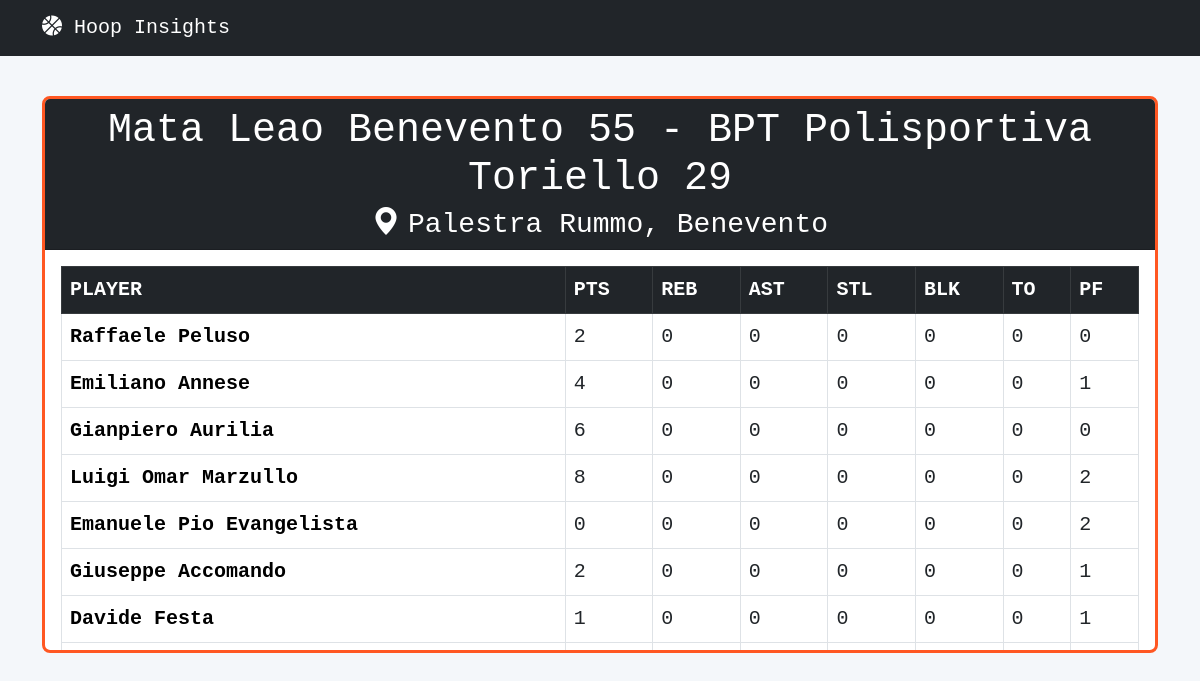
The page /games/2 on the database its author committed.
### tables this page shows
CREATE TABLE games (
    id INTEGER PRIMARY KEY AUTOINCREMENT,
    home_team VARCHAR(255),
    away_team VARCHAR(255),
    home_score INTEGER,
    away_score INTEGER,
    location VARCHAR(255),
    date DATE
);

CREATE TABLE player_stats (
    id INTEGER PRIMARY KEY AUTOINCREMENT,
    player_id INTEGER,
    game_id INTEGER,
    pts INTEGER,
    reb INTEGER,
    ast INTEGER,
    stl INTEGER,
    blk INTEGER,
    turn INTEGER,  
    pf INTEGER,
    FOREIGN KEY (player_id) REFERENCES players (id),
    FOREIGN KEY (game_id) REFERENCES games (id)
);

CREATE TABLE players (
    id INTEGER PRIMARY KEY AUTOINCREMENT,
    name VARCHAR(255),
    jersey INTEGER,
    position VARCHAR(255),
    height REAL,
    weight REAL,
    age INTEGER,
    ppg REAL DEFAULT 0,
    rpg REAL DEFAULT 0,
    apg REAL DEFAULT 0,
    fpg REAL DEFAULT 0
);

### app.py (the view)
@app.route("/games/<int:id>")
def get_game(id):
    connection = get_connection()
    cursor = connection.cursor()
    cursor.execute("SELECT * FROM games WHERE id = ?", (id,))
    game = cursor.fetchone()
    if game:
        cursor.execute("""
            SELECT players.name, players.id, player_stats.pts, player_stats.reb, player_stats.ast,
                   player_stats.stl, player_stats.blk, player_stats.turn, player_stats.pf
            FROM player_stats
            JOIN players ON player_stats.player_id = players.id
            WHERE player_stats.game_id = ?
        """, (id,))
        player_stats = cursor.fetchall()
        connection.close()
        return render_template("game.html", game=game, player_stats=player_stats)
    else:
        connection.close()
        return {"error": "Game not found"}, 404

### app.py (called while the page is built)
def get_connection():
    connection = sqlite3.connect("data/database.db")
    connection.row_factory = sqlite3.Row
    return connection

### templates/game.html
{% extends "base.html" %} {% block content %}
<div class="card border-warning mt-3">
  <div class="card-header bg-dark text-white">
    <h1 class="card-title text-center">
      {{ game.home_team }} {{ game.home_score }} - {{ game.away_team }} {{
      game.away_score }}
    </h1>
    <h3 class="card-subtitle text-center">
      <i class="bi bi-geo-alt-fill me-2"></i>{{ game.location }}
    </h3>
  </div>
  <div class="card-body" style="max-height: 400px; overflow-y: auto">
    <div class="table-responsive">
      <table class="table table-bordered">
        <thead class="table-dark">
          <tr>
            <th>PLAYER</th>
            <th>PTS</th>
            <th>REB</th>
            <th>AST</th>
            <th>STL</th>
            <th>BLK</th>
            <th>TO</th>
            <th>PF</th>
          </tr>
        </thead>
        <tbody>
          {% for stat in player_stats %}
          <tr>
            <td>
              <a
                href="{{ url_for('get_player', id=stat.id) }}"
                class="table-link"
                >{{ stat.name }}</a
              >
            </td>
            <td>{{ stat.pts }}</td>
            <td>{{ stat.reb }}</td>
            <td>{{ stat.ast }}</td>
            <td>{{ stat.stl }}</td>
            <td>{{ stat.blk }}</td>
            <td>{{ stat.turn }}</td>
            <td>{{ stat.pf }}</td>
          </tr>
          {% endfor %}
        </tbody>
      </table>
    </div>
  </div>
</div>
{% endblock %}

### static/styles.css (style rules this page uses)
body { font-family: "Consolas", monospace; font-size: 20px; background-color: #f4f7fa; color: #333; margin: 0; padding: 0; }
.card.border-warning { border: 3px solid #ff5722 !important; border-radius: 8px; }
.card a { color: black; text-decoration: none; font-weight: bold; transition: color 0.1s ease; }

### rows shown on the page
games: home_team "Mata Leao Benevento", home_score "55", away_team "BPT Polisportiva Toriello", away_score "29", location "Palestra Rummo, Benevento"
player_stats: name "Raffaele Peluso", pts "2", reb "0", ast "0", stl "0", blk "0", turn "0", pf "0"
player_stats: name "Emiliano Annese", pts "4", reb "0", ast "0", stl "0", blk "0", turn "0", pf "1"
player_stats: name "Gianpiero Aurilia", pts "6", reb "0", ast "0", stl "0", blk "0", turn "0", pf "0"
player_stats: name "Luigi Omar Marzullo", pts "8", reb "0", ast "0", stl "0", blk "0", turn "0", pf "2"
player_stats: name "Emanuele Pio Evangelista", pts "0", reb "0", ast "0", stl "0", blk "0", turn "0", pf "2"
player_stats: name "Giuseppe Accomando", pts "2", reb "0", ast "0", stl "0", blk "0", turn "0", pf "1"
player_stats: name "Davide Festa", pts "1", reb "0", ast "0", stl "0", blk "0", turn "0", pf "1"
